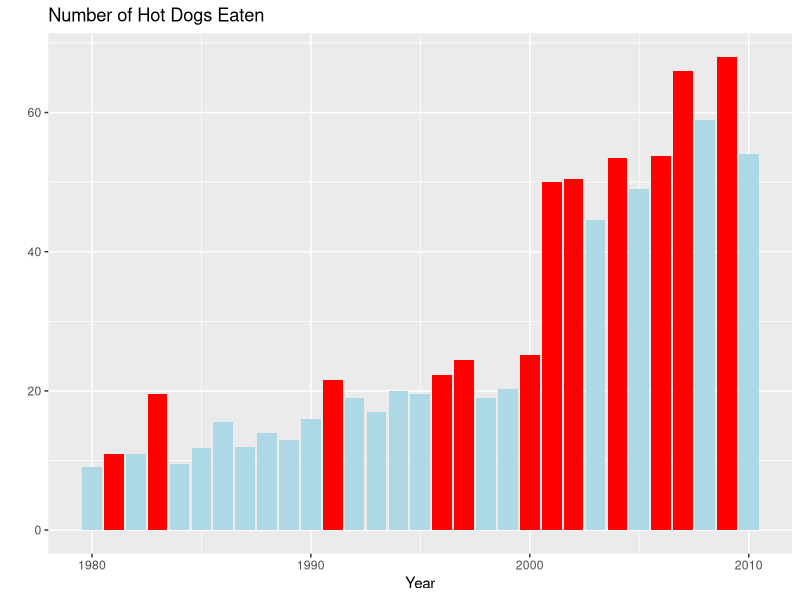
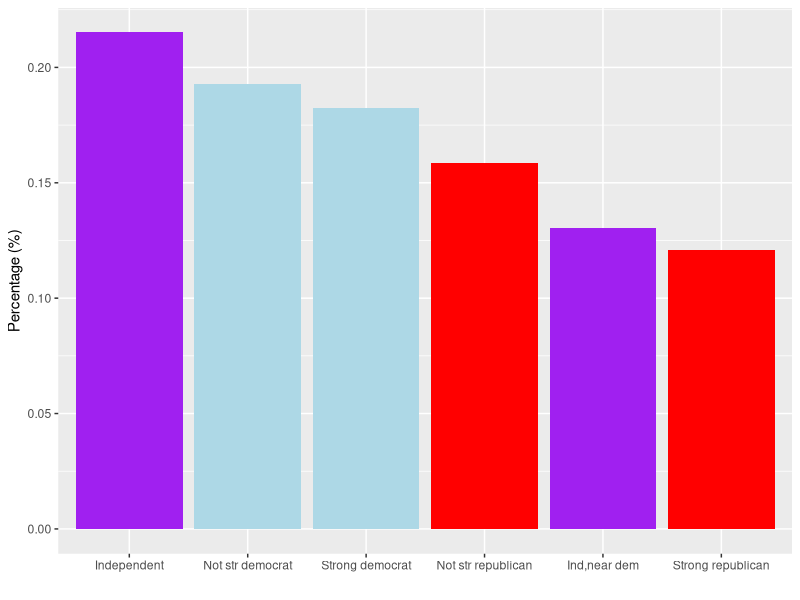
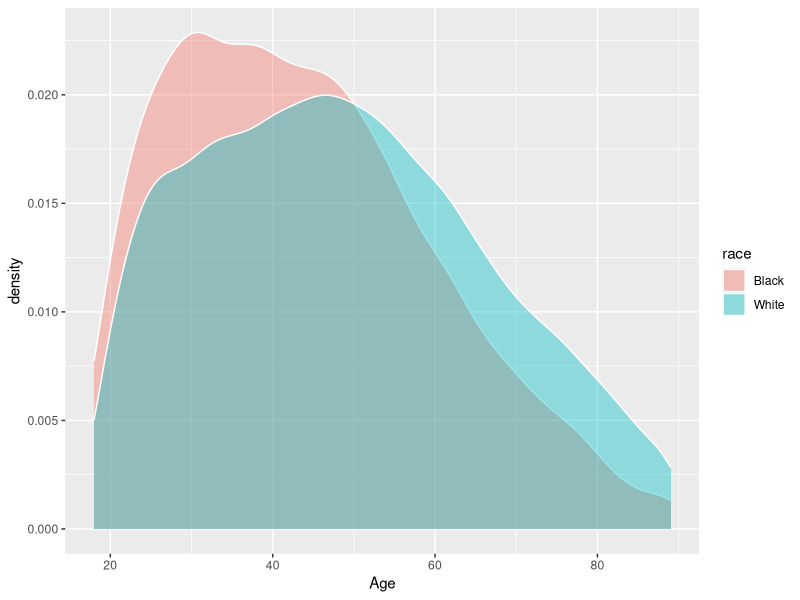
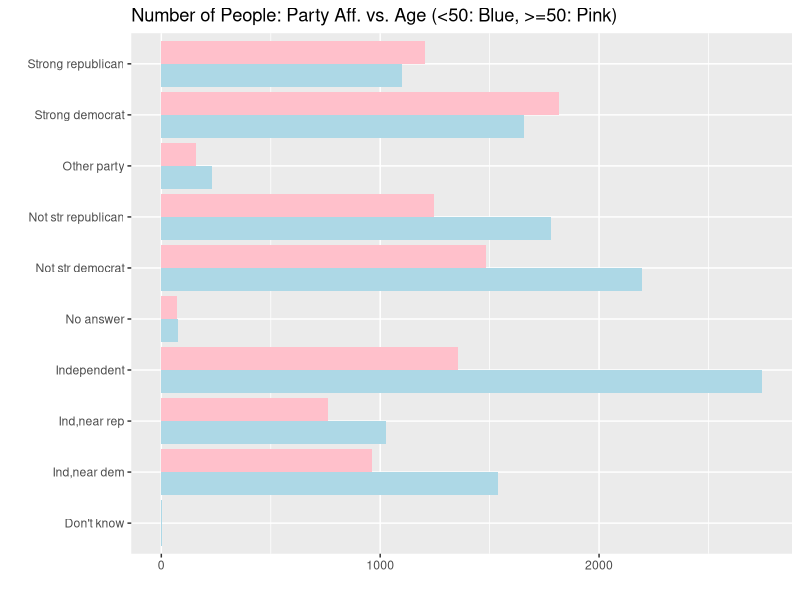
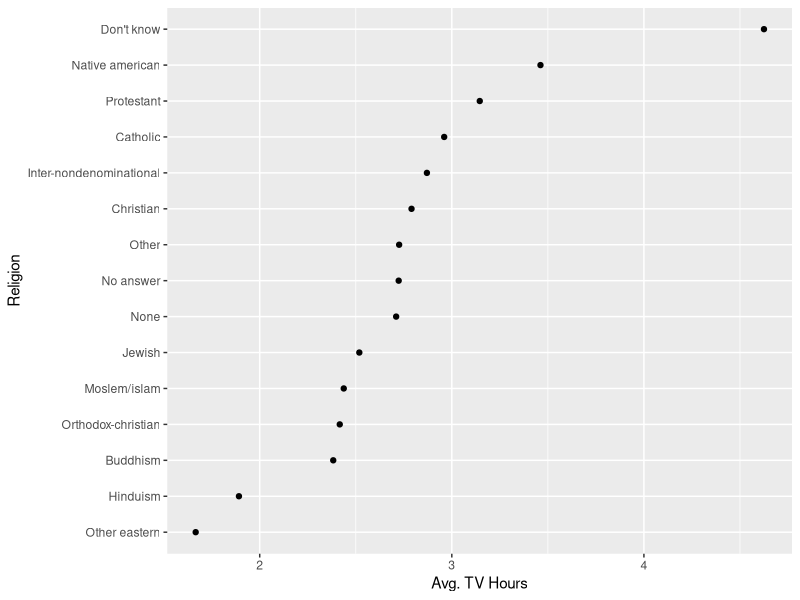

Write R code to recreate these figures, in order.
setwd("/data/daveting/other_project/usc_dso_545/midterm")

library(dplyr)
library(ggplot2)

# Case 1

df = read.csv('hotdog.csv')

df %>% 
  ggplot(aes(x=Year, y=Dogs.eaten, fill=factor(New.record))) + 
  geom_col() + 
  scale_fill_manual(values = c("lightblue", "red")) + 
  theme(legend.position = "none") + 
  labs(title="Number of Hot Dogs Eaten", y="")


# Case 2

df = read.csv("gss.csv")

# Q1
q1 = df %>% 
  group_by(partyid) %>%
  summarise(cnt = n()) %>%
  filter(cnt >= 2000)

# Q2
q1 %>% 
  mutate(pct = cnt / sum(cnt)) %>%
  ggplot(aes(x=reorder(partyid, -pct), y=pct, fill=partyid)) +
  geom_col() + 
  scale_fill_manual(values = c("purple", "purple", "lightblue", "red", "lightblue", "red")) + 
  theme(legend.position = "none") + 
  labs(x="", y="Percentage (%)")

# Q3
df %>% 
  filter(!is.na(df$age), df$race %in% c("White", "Black")) %>%
  ggplot(aes(x=age, fill=race)) + 
  geom_density(alpha=0.4, color="white") + 
  labs(x="Age")

# Q4
df %>% 
  filter(!is.na(df$age)) %>% 
  mutate(age_group = (age >= 50)) %>% 
  ggplot(aes(x=partyid, fill=age_group)) +
  geom_bar(position="dodge") + 
  coord_flip() + 
  scale_fill_manual(values = c("lightblue", "pink")) + 
  theme(legend.position = "none") + 
  labs(title="Number of People: Party Aff. vs. Age (<50: Blue, >=50: Pink)", x="", y="")

# Q5
df %>% 
  filter(!is.na(tvhours)) %>%
  group_by(relig) %>%
  summarise(avg = mean(tvhours)) %>%
  ggplot(aes(y=reorder(relig, avg), x=avg)) +
  geom_point() + 
  labs(x="Avg. TV Hours", y="Religion")
  